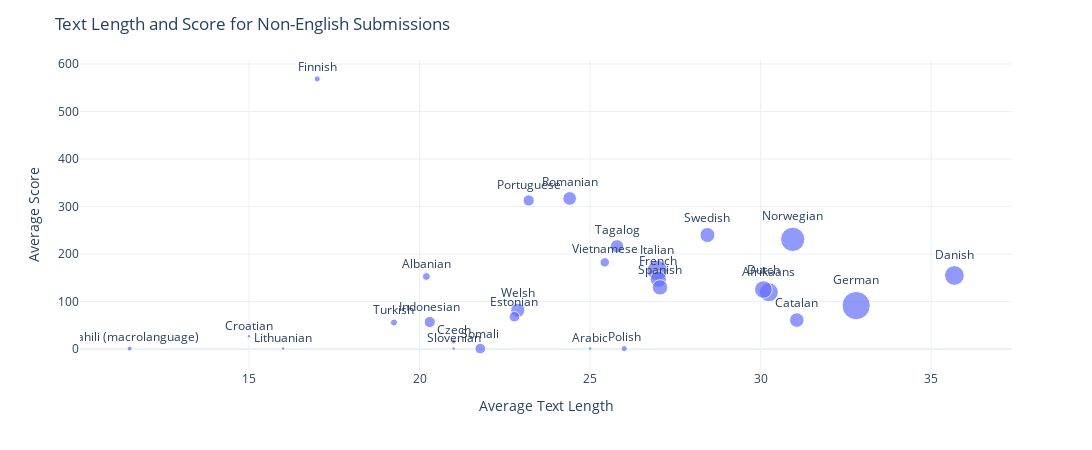

The notebook cell this image was saved under:
### Code cell
import plotly.express as px

fig = px.scatter(submissions_sample_agg_df,x = "Average Text Length",y = "Average Score",size = 'Count',text = "lang_name",template = "plotly_white")
fig.update_traces(textposition='top center')
fig.update_layout(
    height = 450,
    width = 1100,
    title_text='Text Length and Score for Non-English Submissions'
)

fig.write_image("language_analysis_submissions.svg")
fig.show()

### Figure 1 — Plotly figure (JSON) as saved in the notebook; plotly's stock layout.template omitted (floating-point values rounded to 4 significant figures)
{"data": [{"hovertemplate": "Average Text Length=%{x}<br>Average Score=%{y}<br>Count=%{marker.size}<br>lang_name=%{text}<extra></extra>", "legendgroup": "", "marker": {"color": "#636efa", "size": [64, 47, 33, 31, 29, 25, 21, 19, 18, 17, 16, 15, 14, 10, 10, 9, 9, 7, 5, 4, 3, 3, 2, 2, 1, 1, 1, 1], "sizemode": "area", "sizeref": 0.16, "symbol": "circle"}, "mode": "markers+text", "name": "", "orientation": "v", "showlegend": false, "text": ["German", "Norwegian", "Italian", "Danish", "Afrikaans", "Dutch", "French", "Spanish", "Swedish", "Catalan", "Welsh", "Romanian", "Tagalog", "Portuguese", "Indonesian", "Estonian", "Somali", "Vietnamese", "Albanian", "Turkish", "Polish", "Finnish", "Swahili (macrolanguage)", "Czech", "Slovenian", "Croatian", "Arabic", "Lithuanian"], "textposition": "top center", "type": "scatter", "x": [32.8, 30.94, 26.97, 35.68, 30.24, 30.08, 27, 27.05, 28.44, 31.06, 22.88, 24.4, 25.79, 23.2, 20.3, 22.78, 21.78, 25.43, 20.2, 19.25, 26, 17, 11.5, 21, 21, 15, 25, 16], "xaxis": "x", "y": [91.53, 231.0, 165.4, 155.0, 119.6, 125.4, 147.1, 129.9, 240.1, 61.06, 81.75, 317.1, 216.4, 312.9, 57, 68.22, 1.11, 182.6, 152.8, 56, 1, 568.7, 1, 16, 1, 27, 1, 1], "yaxis": "y"}], "layout": {"height": 450, "legend": {"itemsizing": "constant", "tracegroupgap": 0}, "margin": {"t": 60}, "title": {"text": "Text Length and Score for Non-English Submissions"}, "width": 1100, "xaxis": {"anchor": "y", "autorange": true, "domain": [0, 1], "range": [10.05, 37.37], "title": {"text": "Average Text Length"}, "type": "linear"}, "yaxis": {"anchor": "x", "autorange": true, "domain": [0, 1], "range": [-43.99, 608.5], "title": {"text": "Average Score"}, "type": "linear"}}}
